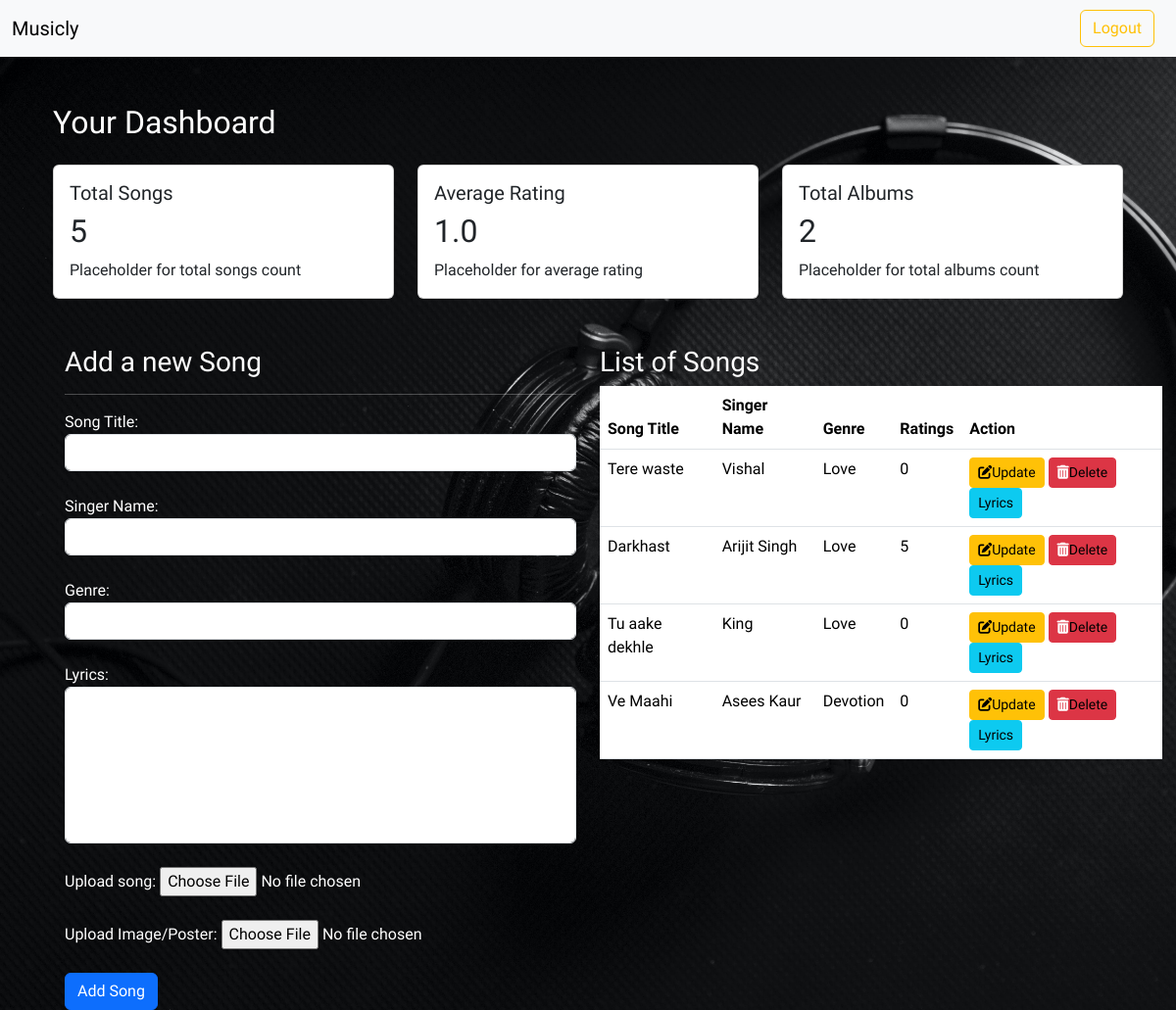
The app's page /creatorAccount/1/addSongs (signed in), older data.
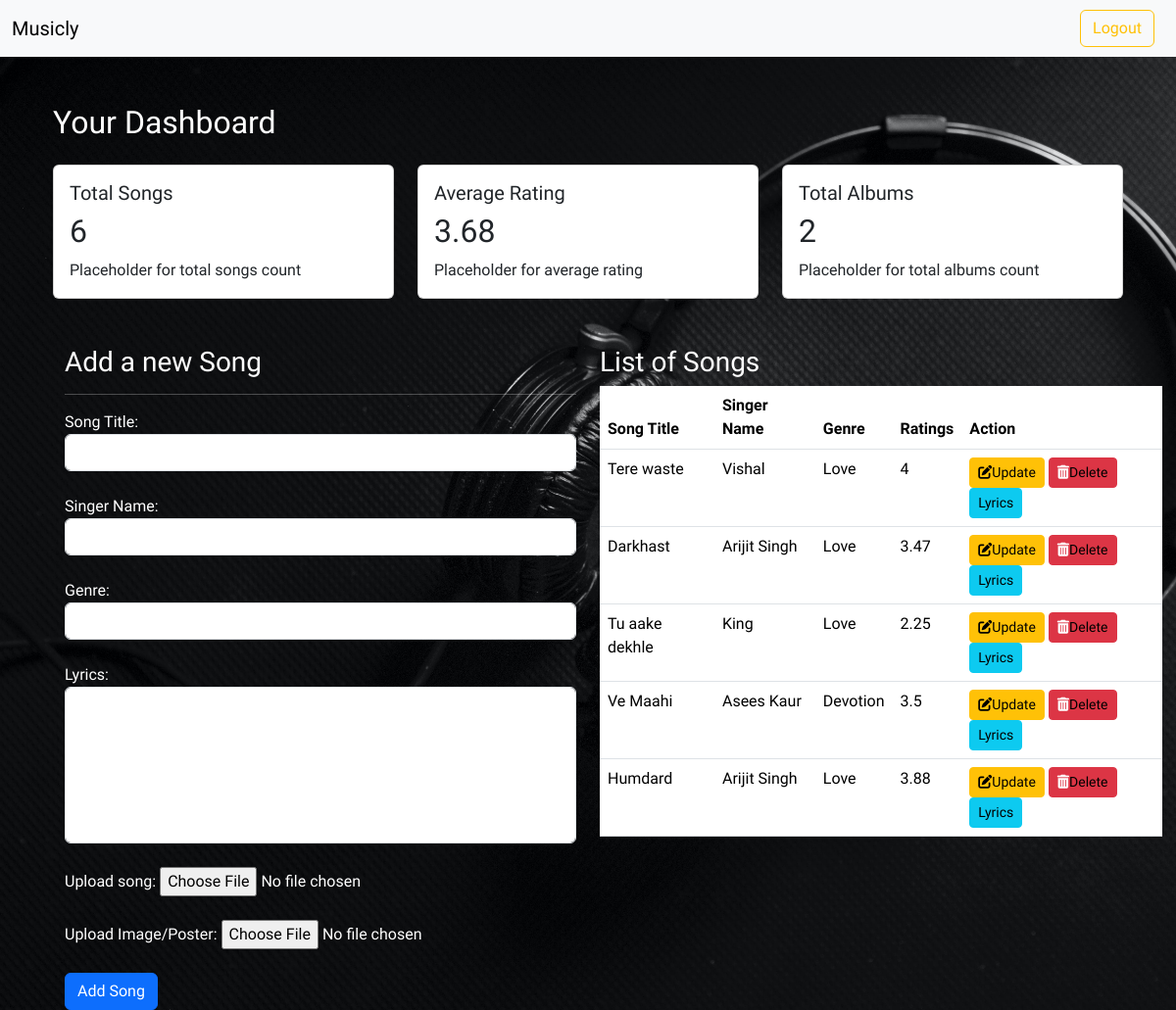
The same page, newer data.
### models.py (models this page shows)
class Songs(db.Model):
    __tablename__ = 'Songs'
    id = db.Column(db.Integer, primary_key = True)
    name = db.Column(db.String(120), nullable=False)
    artist = db.Column(db.String(32))
    lyrics = db.Column(db.String(1024), nullable = False)
    rating = db.Column(db.Integer, nullable = False, default=0)
    genre = db.Column(db.String(26), nullable=False)
    filename = db.Column(db.String(255), nullable=False)
    imagepath = db.Column(db.String(255), nullable=False)
    album_id = db.Column(db.Integer, db.ForeignKey('Album.id'), nullable = False)
    CreatorId = db.Column(db.Integer, db.ForeignKey('User.id'), nullable = False)

### routes.py (the view, shortened to what this page needs)
@app.route("/creatorAccount/<int:album_id>/addSongs", methods = ["GET", "POST"])
@auth_required
@creator_auth_required
def addSongs(album_id):
    user = User.query.get(session["user_id"])
    current_creator = user.id
    album = db.session.query(Album).filter_by(id = album_id).one()
    if request.method == "GET":
        total_songs = db.session.query(func.count(Songs.id)).filter(Songs.CreatorId == current_creator).scalar()
        average_rating = db.session.query(func.avg(Songs.rating)).filter(Songs.CreatorId == current_creator).scalar()
        total_albums = db.session.query(func.count(Album.id)).filter(Album.CreatorId == current_creator).scalar()
        songs = Songs.query.filter_by(album_id=album_id).all()
        if average_rating is None:
            average_rating = 0
        return render_template("addSongs.html", total_songs= total_songs, average_rating= round(average_rating, 2), total_albums= total_albums, creator= user.username, songs=songs, user = user, need = True, album_id = album_id)

### routes.py (called while the page is built)
def auth_required(func):
    @wraps(func)
    def inner(*args, **kwargs):
        if "user_id" not in session:
            flash("Login required.", 'danger')
            return redirect(url_for("login"))
        return func(*args, **kwargs)
    return inner

def creator_auth_required(func):
    @wraps(func)
    def inner(*args, **kwargs):
        user = User.query.get(session.get("user_id"))
        if user.role == "creator":
            return func(*args, **kwargs)
        else:
            flash("Logged out! You are not a Creator.", "danger")
            return redirect(url_for("logout"))
    return inner

### templates/addSongs.html (shortened to what this page needs)
{% extends 'layout.html' %}
{% block content %}
<body>
<div class="container mt-5">
  <h2>Your Dashboard</h2>
  <div class="row mt-4">
    <div class="col-md-4">
      <div class="card">
        <div class="card-body">
          <h5 class="card-title">Total Songs</h5>
          <h2>{{total_songs}}</h2>
          <p class="card-text">Placeholder for total songs count</p>
        </div>
      </div>
    </div>
    <div class="col-md-4">
      <div class="card">
        <div class="card-body">
          <h5 class="card-title">Average Rating</h5>
          <h2>{{ average_rating }}</h2>
          <p class="card-text">Placeholder for average rating</p>
        </div>
      </div>
    </div>
    <div class="col-md-4">
      <div class="card">
        <div class="card-body">
          <h5 class="card-title">Total Albums</h5>
          <h2>{{total_albums}}</h2>
          <p class="card-text">Placeholder for total albums count</p>
        </div>
      </div>
    </div>
  </div>
  <div class="container mt-5">
    <div class="row mt-4">
      <div class="col-md-6">
        <h3>Add a new Song</h3>
        <hr>
        <form method="POST" enctype="multipart/form-data">
          <div class="form-group">
            <label for="SongTitle">Song Title:</label>
            <input type="text" class="form-control" id="SongTitle" name="SongTitle" required>
          </div>
          <br>
          <div class="form-group">
            <label for="SingerName">Singer Name:</label>
            <input type="text" class="form-control" id="SingerName" name="SingerName" required>
          </div>
          <br>
          <div class="form-group">
            <label for="Genre">Genre:</label>
            <input type="text" class="form-control" id="Genre" name="Genre" required>
          </div>
          <br>
          <div class="form-group">
            <label for="lyrics">Lyrics:</label>
            <textarea class="form-control" id="lyrics" name="lyrics" required></textarea>
          </div>
          <br>
          <div class="form-group">
            <label for="mp3File">Upload song:</label>
            <input type="file" class="form-control-file" id="mp3File" name="mp3File" accept=".mp3" required>
          </div>
          <br>
          <div class="form-group">
            <label for="imageFile">Upload Image/Poster:</label>
            <input type="file" class="form-control-file" id="imageFile" name="imageFile" accept=".jpg, .jpeg, .png" required>
          </div>
          <br>
          <button type="submit" class="btn btn-primary">Add Song</button>
        </form>
      </div>
      <div class="col-md-6">
        <h3>List of Songs</h3>
        <table class="table">
          <thead>
            <tr>
              <th>Song Title</th>
              <th>Singer Name</th>
              <th>Genre</th>
              <th>Ratings</th>
              <th>Action</th>
            </tr>
          </thead>
          <tbody>
            {% for song in songs %}
            <tr>
              <td>{{ song.name }}</td>
              <td>{{ song.artist }}</td>
              <td>{{ song.genre }}</td>
              <td>{{ song.rating }}</td>
              <td>
                <button type="button" class="btn btn-warning btn-sm"><i class="fas fa-edit"></i><a href="/creatorAccount/{{album_id}}/addSongs/{{song.id}}/update">Update</a></button>
                <button type="button" class="btn btn-danger btn-sm"><i class="fas fa-trash-alt"></i><a href="/creatorAccount/{{album_id}}/addSongs/{{song.id}}/delete">Delete</a></button>
                <button type="submit" class="btn btn-info btn-sm"><a href="/creatorAccount/{{album_id}}/addSongs/{{song.id}}/viewlyrics">Lyrics</a></button>
              </td>
            </tr>
            {% endfor %}
          </tbody>
        </table>
      </div>
    </div>
  </div>
</div>
</body>
{% endblock %}

Row changes from the older to the newer data that the page shows:
changed Songs "Tere waste": rating "0" → "4"
changed Songs "Darkhast": rating "5" → "3.47"
changed Songs "Tu aake dekhle": rating "0" → "2.25"
changed Songs "Ve Maahi": rating "0" → "3.5"
added Songs: name "Humdard", artist "Arijit Singh", genre "Love", rating "3.88"
Text that changed along with them:
{{ total_songs }}: "5" → "6"
{{ average_rating }}: "1.0" → "3.68"
